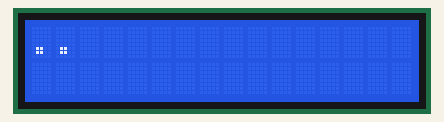
A sketch run on a simulated Arduino Uno, built with avr-gcc and run on an emulated ATmega328P. Shown: 16×2 character LCD.

Above: at 1.0 s.
At 4.4 s:
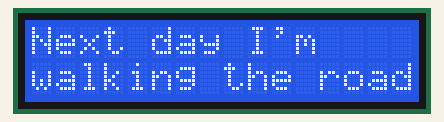
At 13.8 s:
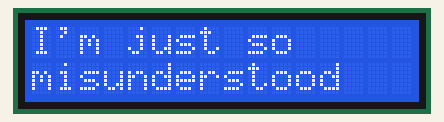
At 18.3 s:
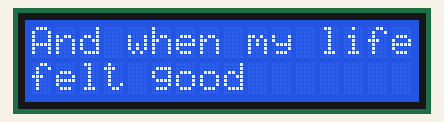
At 24.3 s:
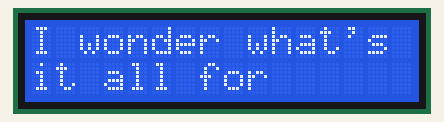
At 36.5 s:
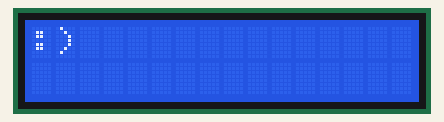

Measured:
- what the display in image 1 shows lasts 0.6 s, from 4.4 s to 5.0 s
- what the display in image 3 shows lasts 0.5 s, from 18.3 s to 18.8 s

The sketch:

nope_youre_too_late_i_already_died.ino
```cpp
#include <LiquidCrystal_I2C.h>

LiquidCrystal_I2C lcd(0x27, 16, 2);

void setup() {
  lcd.init();
  lcd.backlight();
  lcd.clear();

  lcd.print(".");
  delay(900);

  lcd.print(".");
  delay(850);

  lcd.print(".");
  delay(850);

  lcd.clear();

  lcd.print("Next");
  delay(400);
  lcd.print(" day");
  delay(400);
  lcd.print(" I'm");
  delay(500);
  lcd.setCursor(0, 1);
  lcd.print("walking");
  delay(400);
  lcd.print(" the road");
  delay(600);

  lcd.clear();

  // kickin' rocks, it's my fault
  lcd.print("kickin'");
  delay(500);
  lcd.print(" rocks,");
  delay(400);
  lcd.setCursor(0, 1);
  lcd.print("it's");
  delay(200);
  lcd.print(" my");
  delay(200);
  lcd.print(" fault");
  delay(500);

  lcd.clear();

  // My life's the worst story told
  lcd.print("My");
  delay(200);
  lcd.print(" life's");
  delay(250);
  lcd.print(" the");
  delay(200);

  lcd.setCursor(0, 1);
  lcd.print("worst");
  delay(300);
  lcd.print(" story");
  delay(350);
  lcd.print(" told");
  delay(430);

  lcd.clear();

  // I'll be this way till I'm old
  lcd.print("I'll");
  delay(200);
  lcd.print(" be");
  delay(210);
  lcd.print(" this");
  delay(220);
  lcd.print(" way");
  delay(250);
  lcd.setCursor(0, 1);
  lcd.print("till");
  delay(300);
  lcd.print(" I'm");
  delay(300);
  lcd.print(" old");
  delay(390);

  lcd.clear();

  // I rip a page out the book
  lcd.print("I");
  delay(300);
  lcd.print(" rip");
  delay(300);
  lcd.print(" a");
  delay(300);
  lcd.print(" page");
  delay(300);
  lcd.setCursor(0, 1);
  lcd.print("out");
  delay(400);
  lcd.print(" the");
  delay(350);
  lcd.print(" book");
  delay(400);

  lcd.clear();

  // I'm just so misunderstood
  lcd.print("I'm");
  delay(300);
  lcd.print(" just");
  delay(300);
  lcd.print(" so");
  delay(300);
  lcd.setCursor(0, 1);
  lcd.print("misunderstood");
  delay(600);

  lcd.setCursor(0, 0);
  lcd.print("                ");
  delay(500);
  lcd.clear();

  // I always think about her now
  lcd.print("I");
  delay(300);
  lcd.print(" always");
  delay(300);
  lcd.print(" think");
  delay(300);
  lcd.setCursor(0, 1);
  lcd.print("about");
  delay(300);
  lcd.print(" her");
  delay(400);
  lcd.setCursor(0, 0);
  lcd.print("                ");
  lcd.setCursor(0, 1);
  lcd.print("      her");
  delay(300);

  lcd.clear();

  // when my life felt good
  lcd.print("And");
  delay(200);
  lcd.print(" when");
  delay(200);
  lcd.print(" my");
  delay(200);
  lcd.print(" life");
  delay(300);
  lcd.setCursor(0, 1);
  lcd.print("felt");
  delay(500);
  lcd.print(" good");
  delay(500);

  lcd.clear();

  // I smoked a cig on the porch
  lcd.print("I");
  delay(300);
  lcd.print(" smoked");
  delay(300);
  lcd.print(" a");
  delay(250);
  lcd.print(" cig");
  delay(250);
  lcd.setCursor(0, 1);
  lcd.print("on");
  delay(300);
  lcd.print(" the");
  delay(250);
  lcd.print(" porch");
  delay(500);

  lcd.clear();

  // it doesn't help me at all
  lcd.print("It");
  delay(200);
  lcd.print(" doesn't");
  delay(250);
  lcd.print(" help");
  delay(300);
  lcd.setCursor(0, 1);
  lcd.print("me");
  delay(300);
  lcd.print(" at");
  delay(300);
  lcd.print(" all");
  delay(450);

  lcd.clear();

  // I'm wonderin', what's it all for?
  lcd.print("I");
  delay(200);
  lcd.print(" wonder");
  delay(300);
  lcd.print(" what's");
  delay(200);
  lcd.setCursor(0, 1);
  lcd.print("it");
  delay(300);
  lcd.print(" all");
  delay(400);
  lcd.print(" for");
  delay(600);

  lcd.clear();

  // Is this the girl I adore?
  lcd.print("Is");
  delay(300);
  lcd.print(" this");
  delay(300);
  lcd.print(" the");
  delay(300);
  lcd.print(" girl");
  delay(300);
  lcd.setCursor(0, 1);
  lcd.print("I");
  delay(300);
  lcd.print(" adored?");
  delay(500);

  lcd.clear();

  // And I know I can't afford
  lcd.print("And");
  delay(300);
  lcd.print(" I");
  delay(300);
  lcd.print(" know");
  delay(300);
  lcd.print(" I");
  delay(300);
  lcd.setCursor(0, 1);
  lcd.print("can't");
  delay(300);
  lcd.print(" afford");
  delay(500);

  lcd.clear();

  // watchin' her walk out the door
  lcd.print("Watchin");
  delay(300);
  lcd.print(" her");
  delay(300);
  lcd.print(" walk");
  delay(250);
  lcd.setCursor(0, 1);
  lcd.print("out");
  delay(300);
  lcd.print(" the");
  delay(300);
  lcd.print(" door");
  delay(350);

  lcd.clear();

  // So I keep it to myself
  lcd.print("So");
  delay(300);
  lcd.print(" I");
  delay(300);
  lcd.print(" keep");
  delay(300);
  lcd.print(" it");
  delay(300);
  lcd.setCursor(0, 1);
  lcd.print("to");
  delay(300);
  lcd.print(" myself");
  delay(400);

  lcd.clear();

  // and keep my feet on the floor
  lcd.print("and");
  delay(300);
  lcd.print(" keep");
  delay(300);
  lcd.print(" my");
  delay(300);
  lcd.print(" feet");
  delay(300);
  lcd.setCursor(0, 1);
  lcd.print("on");
  delay(300);
  lcd.print(" the");
  delay(300);
  lcd.print(" floor");
  delay(500);
  lcd.print(".");
  delay(500);
  lcd.print(".");
  delay(500);
  lcd.print(".");
  delay(500);

  lcd.clear();
  lcd.print(":)");
}

void loop() {
}
```
